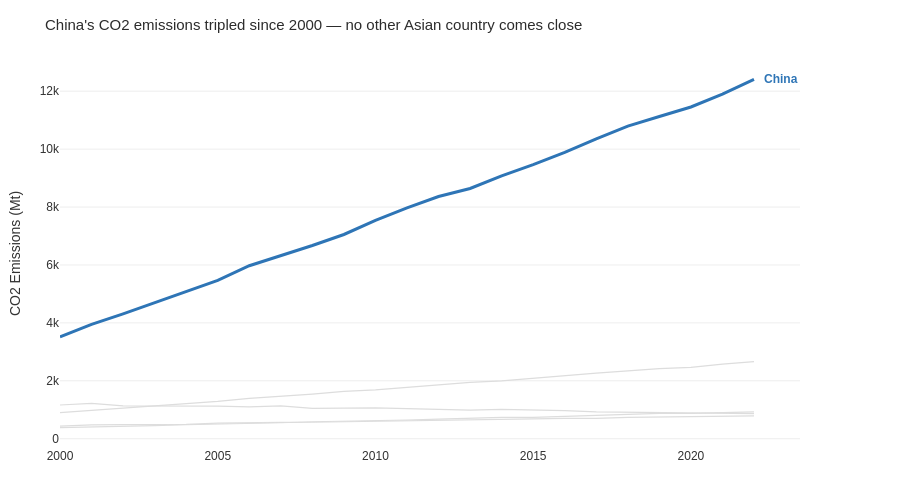

The notebook cell saved with this chart:
### Code cell
# --- Task 1: Multi-series line with highlight ---

highlight = 'China'
asia_df = df[df['Region'] == 'Asia'].copy()

fig = go.Figure()

# Add grey lines for all non-highlighted countries first (so highlight renders on top)
for country in asia_df['Country'].unique():
    if country == highlight:
        continue
    cdf = asia_df[asia_df['Country'] == country]
    fig.add_trace(go.Scatter(
        x=cdf['Year'], y=cdf['CO2_Mt'],
        mode='lines',
        name=country,
        line=dict(color='#DDDDDD', width=1.2),
        showlegend=False,
        hovertemplate=f'<b>{country}</b><br>Year: %{{x}}<br>CO2: %{{y:.0f}} Mt<extra></extra>'
    ))

# Add highlighted country on top
hdf = asia_df[asia_df['Country'] == highlight]
fig.add_trace(go.Scatter(
    x=hdf['Year'], y=hdf['CO2_Mt'],
    mode='lines',
    name=highlight,
    line=dict(color='#2E75B6', width=3),
    showlegend=False,
    hovertemplate=f'<b>{highlight}</b><br>Year: %{{x}}<br>CO2: %{{y:.0f}} Mt<extra></extra>'
))

# Direct label at end of highlighted line (Gestalt proximity — no legend needed)
last_row = hdf[hdf['Year'] == hdf['Year'].max()]
fig.add_annotation(
    x=last_row['Year'].values[0],
    y=last_row['CO2_Mt'].values[0],
    text=f'<b>{highlight}</b>',
    showarrow=False,
    xanchor='left', xshift=8,
    font=dict(color='#2E75B6', size=12, family='Arial')
)

fig.update_layout(
    title="China's CO2 emissions tripled since 2000 — no other Asian country comes close",
    title_font=dict(family='Arial', size=15, color='#2C2C2C'),
    plot_bgcolor='white',
    paper_bgcolor='white',
    font=dict(family='Arial', size=12, color='#333333'),
    xaxis=dict(showgrid=False, title=''),
    yaxis=dict(gridcolor='#EEEEEE', title='CO2 Emissions (Mt)', zeroline=False),
    margin=dict(l=60, r=100, t=60, b=40),
    height=500
)

fig.show()

### Figure 1 — Plotly figure (JSON) as saved in the notebook; plotly's stock layout.template omitted (floating-point values rounded to 4 significant figures)
{"data": [{"hovertemplate": "<b>India</b><br>Year: %{x}<br>CO2: %{y:.0f} Mt<extra></extra>", "line": {"color": "#DDDDDD", "width": 1.2}, "mode": "lines", "name": "India", "showlegend": false, "type": "scatter", "x": [2000, 2001, 2002, 2003, 2004, 2005, 2006, 2007, 2008, 2009, 2010, 2011, 2012, 2013, 2014, 2015, 2016, 2017, 2018, 2019, 2020, 2021, 2022], "y": [901.6, 974.6, 1056.0, 1146.0, 1205.0, 1291.0, 1396.0, 1466.0, 1542.0, 1637.0, 1687.0, 1774.0, 1865.0, 1945.0, 1994.0, 2092.0, 2177.0, 2267.0, 2345.0, 2419.0, 2466.0, 2580.0, 2661.0]}, {"hovertemplate": "<b>Japan</b><br>Year: %{x}<br>CO2: %{y:.0f} Mt<extra></extra>", "line": {"color": "#DDDDDD", "width": 1.2}, "mode": "lines", "name": "Japan", "showlegend": false, "type": "scatter", "x": [2000, 2001, 2002, 2003, 2004, 2005, 2006, 2007, 2008, 2009, 2010, 2011, 2012, 2013, 2014, 2015, 2016, 2017, 2018, 2019, 2020, 2021, 2022], "y": [1166.0, 1220.0, 1136.0, 1131.0, 1151.0, 1127.0, 1101.0, 1133.0, 1050.0, 1061.0, 1064.0, 1042.0, 1005.0, 990.9, 1010.0, 996.6, 967.4, 925.1, 916.6, 914.5, 902.8, 898.1, 865.1]}, {"hovertemplate": "<b>South Korea</b><br>Year: %{x}<br>CO2: %{y:.0f} Mt<extra></extra>", "line": {"color": "#DDDDDD", "width": 1.2}, "mode": "lines", "name": "South Korea", "showlegend": false, "type": "scatter", "x": [2000, 2001, 2002, 2003, 2004, 2005, 2006, 2007, 2008, 2009, 2010, 2011, 2012, 2013, 2014, 2015, 2016, 2017, 2018, 2019, 2020, 2021, 2022], "y": [438.1, 481.5, 490.6, 490.8, 494.6, 537.2, 539.0, 566.1, 570.0, 585.4, 595.9, 620.6, 631.1, 649.6, 646.2, 686.5, 704.0, 706.0, 738.5, 750.8, 755.8, 777.3, 789.5]}, {"hovertemplate": "<b>Indonesia</b><br>Year: %{x}<br>CO2: %{y:.0f} Mt<extra></extra>", "line": {"color": "#DDDDDD", "width": 1.2}, "mode": "lines", "name": "Indonesia", "showlegend": false, "type": "scatter", "x": [2000, 2001, 2002, 2003, 2004, 2005, 2006, 2007, 2008, 2009, 2010, 2011, 2012, 2013, 2014, 2015, 2016, 2017, 2018, 2019, 2020, 2021, 2022], "y": [382.8, 400.4, 430.7, 453.8, 482.6, 501.9, 533.0, 551.8, 586.6, 602.5, 614.5, 647.3, 680.1, 717.7, 736.3, 738.2, 768.8, 813.7, 834.8, 872.3, 876.5, 898.5, 930.5]}, {"hovertemplate": "<b>China</b><br>Year: %{x}<br>CO2: %{y:.0f} Mt<extra></extra>", "line": {"color": "#2E75B6", "width": 3}, "mode": "lines", "name": "China", "showlegend": false, "type": "scatter", "x": [2000, 2001, 2002, 2003, 2004, 2005, 2006, 2007, 2008, 2009, 2010, 2011, 2012, 2013, 2014, 2015, 2016, 2017, 2018, 2019, 2020, 2021, 2022], "y": [3514.0, 3952.0, 4312.0, 4692.0, 5079.0, 5468.0, 5974.0, 6323.0, 6673.0, 7053.0, 7543.0, 7972.0, 8365.0, 8641.0, 9078.0, 9466.0, 9887.0, 10360.0, 10790.0, 11130.0, 11450.0, 11900.0, 12410.0]}], "layout": {"annotations": [{"font": {"color": "#2E75B6", "family": "Arial", "size": 12}, "showarrow": false, "text": "<b>China</b>", "x": 2022, "xanchor": "left", "xshift": 8, "y": 12410.0}], "font": {"color": "#333333", "family": "Arial", "size": 12}, "height": 500, "margin": {"b": 40, "l": 60, "r": 100, "t": 60}, "paper_bgcolor": "white", "plot_bgcolor": "white", "title": {"font": {"color": "#2C2C2C", "family": "Arial", "size": 15}, "text": "China's CO2 emissions tripled since 2000 — no other Asian country comes close"}, "xaxis": {"showgrid": false, "title": {"text": ""}}, "yaxis": {"gridcolor": "#EEEEEE", "title": {"text": "CO2 Emissions (Mt)"}, "zeroline": false}}}
